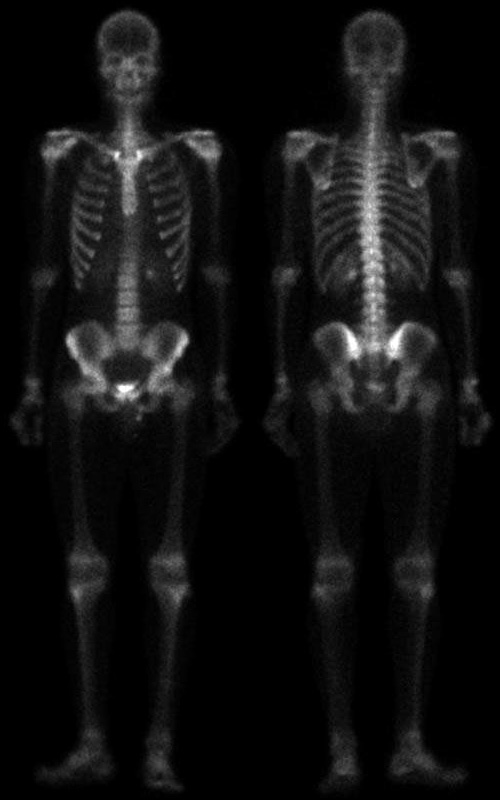
%> input picture Lab 3/Code/given images/Fig1.tif, 500 x 800 px
$ octave lab3_cagil_pekoz_17330172.m   (GNU Octave 9; MATLAB toolbox functions it lacks are replaced by stand-ins)
%> lines starting %> are read from the running program, lines starting %| are printed output that depends on the picture
%Importing Pictures

directory = 'LAB3\Fig1.tif';
fig1 = imread(directory,'tif');
%> fig1 is the input picture: size 800x500 uint8; min 0, max 255, mean 17.2

directory = 'LAB3\Fig2.tif';
fig2 = imread(directory,'tif');
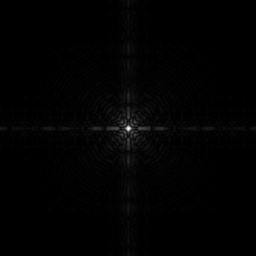
%> input picture Lab 3/Code/given images/Fig2.tif, 256 x 256 px
%> fig2 is the input picture: size 256x256 uint8; min 0, max 255, mean 2.1

directory = 'LAB3\Fig3.tif';
fig3 = imread(directory,'tif');
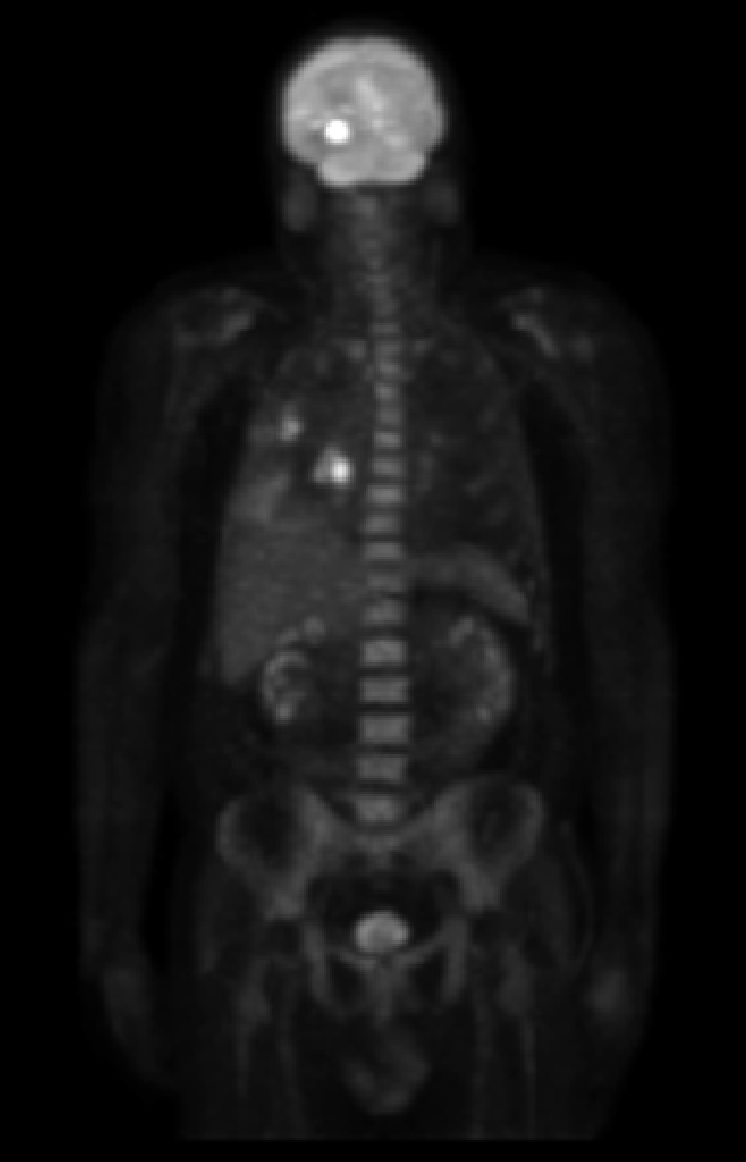
%> input picture Lab 3/Code/given images/Fig3.tif, 746 x 1162 px
%> fig3 is the input picture: size 1162x746 uint8; min 0, max 255, mean 19.4

directory = 'LAB3\Fig316a.tif';
%> (the run ends here)
